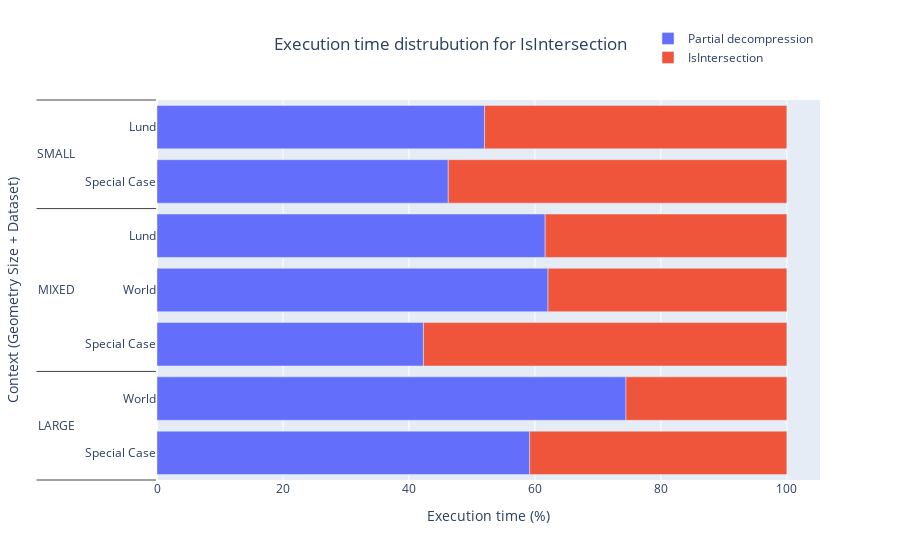
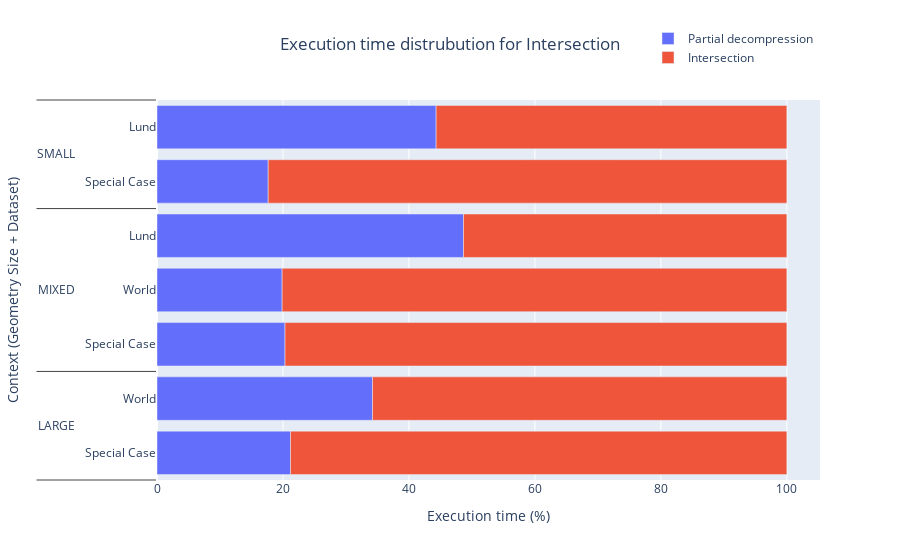

The code cell stored with these charts, in order, in its notebook:
### Code cell
pd.options.mode.chained_assignment = None  # default='warn'
import plotly.graph_objects as go
import plotly.express as px

if SHOW_STATS:
    for idx, df in enumerate([stats_df[stats_df['predicate'] == True], stats_df[stats_df['predicate'] == False]]): #Loop through predicate and not predicate intersection seperately
        #Calculate decompression and intersection time fraction
        df["decomp"] = df["decomp"].div(df.total_time/100, axis=0);
        df['intersection' if idx == 1 else 'is_intersection'] = df.apply(lambda x: 100 - x['decomp'], axis=1);
        exec_fractions_df = df[["decomp", 'intersection' if idx == 1 else 'is_intersection', "dataset", "context"]];
        exec_fractions_df = exec_fractions_df.groupby(['context','dataset']).mean();
        exec_fractions_df.reset_index(inplace=True)
       
        x = [
            exec_fractions_df.context.values,
            exec_fractions_df.dataset.values
        ]
        fig = go.Figure()
        fig.add_bar(y=x,x=exec_fractions_df.decomp.values, name="Decompression stage",orientation='h')
        if idx == 0:
            fig.add_bar(y=x,x=exec_fractions_df.is_intersection.values, name="IsIntersection", orientation='h')
            fig.update_layout(title="Execution time distrubution for IsIntersection",title_x=0.5)

        else:
            fig.add_bar(y=x,x=exec_fractions_df.intersection.values, name="Intersection", orientation='h')
            fig.update_layout(title="Execution time distrubution for Intersection",title_x=0.5)
        fig.update_layout(barmode="relative", xaxis_title="Execution time (%)", yaxis_title="Context (Geometry Size + Dataset)")
        fig.update_layout(legend=dict(yanchor="top",y=1.2, xanchor="right", x=0.997))
        fig.show()

### Figure 1 — Plotly figure (JSON) as saved in the notebook; plotly's stock layout.template omitted (floating-point values rounded to 4 significant figures)
{"data": [{"name": "Partial decompression", "orientation": "h", "type": "bar", "x": [59.17, 74.46, 61.63, 42.3, 62.08, 52.0, 46.24], "y": [["LARGE", "LARGE", "MIXED", "MIXED", "MIXED", "SMALL", "SMALL"], ["Special Case", "World", "Lund", "Special Case", "World", "Lund", "Special Case"]]}, {"name": "IsIntersection", "orientation": "h", "type": "bar", "x": [40.83, 25.54, 38.37, 57.7, 37.92, 48.0, 53.76], "y": [["LARGE", "LARGE", "MIXED", "MIXED", "MIXED", "SMALL", "SMALL"], ["Special Case", "World", "Lund", "Special Case", "World", "Lund", "Special Case"]]}], "layout": {"barmode": "relative", "legend": {"x": 0.997, "xanchor": "right", "y": 1.2, "yanchor": "top"}, "title": {"text": "Execution time distrubution for IsIntersection", "x": 0.5}, "xaxis": {"title": {"text": "Execution time (%)"}}, "yaxis": {"title": {"text": "Context (Geometry Size + Dataset)"}}}}

### Figure 2 — Plotly figure (JSON) as saved in the notebook; plotly's stock layout.template omitted (floating-point values rounded to 4 significant figures)
{"data": [{"name": "Partial decompression", "orientation": "h", "type": "bar", "x": [21.2, 34.21, 48.66, 20.33, 19.87, 44.32, 17.66], "y": [["LARGE", "LARGE", "MIXED", "MIXED", "MIXED", "SMALL", "SMALL"], ["Special Case", "World", "Lund", "Special Case", "World", "Lund", "Special Case"]]}, {"name": "Intersection", "orientation": "h", "type": "bar", "x": [78.8, 65.79, 51.34, 79.67, 80.13, 55.68, 82.34], "y": [["LARGE", "LARGE", "MIXED", "MIXED", "MIXED", "SMALL", "SMALL"], ["Special Case", "World", "Lund", "Special Case", "World", "Lund", "Special Case"]]}], "layout": {"barmode": "relative", "legend": {"x": 0.997, "xanchor": "right", "y": 1.2, "yanchor": "top"}, "title": {"text": "Execution time distrubution for Intersection", "x": 0.5}, "xaxis": {"title": {"text": "Execution time (%)"}}, "yaxis": {"title": {"text": "Context (Geometry Size + Dataset)"}}}}
